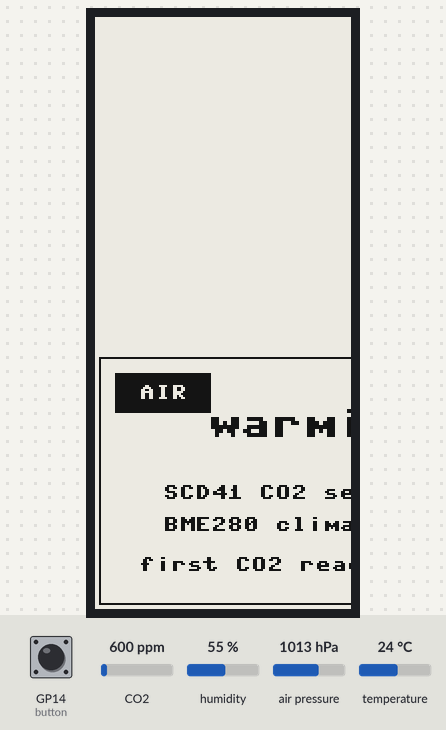
A program run on a simulated Raspberry Pi Pico running MicroPython. On the bench: 128×296 one-colour display. The inputs (shaded band) are chosen by the test bench; at power-on: GP14 (button) HIGH, CO2 600 ppm, humidity 55 %, air pressure 1013 hPa, temperature 24 °C. An e-paper refresh takes a nominal 2 s (0.4 s partial, 12 s with colour); library files of the repository ran but are not shown: epaper_2in9.py; what the program prints to the serial console is not drawn.

Above: at 5.6 s.
At 14.5 s:
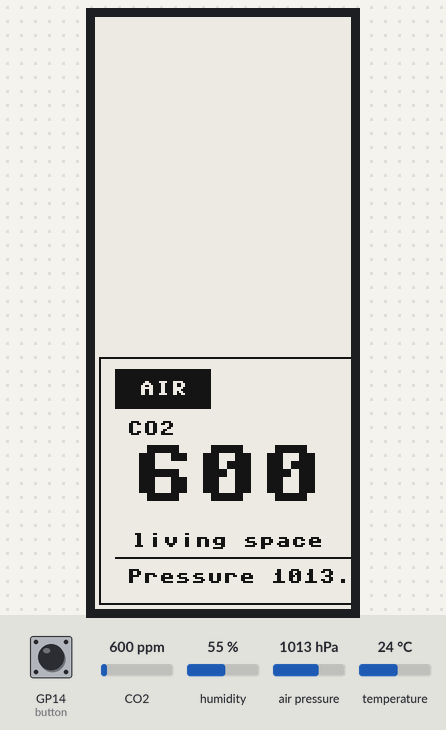
14.6 s: GP14 (button) pulled LOW for 0.15 s
At 18.5 s:
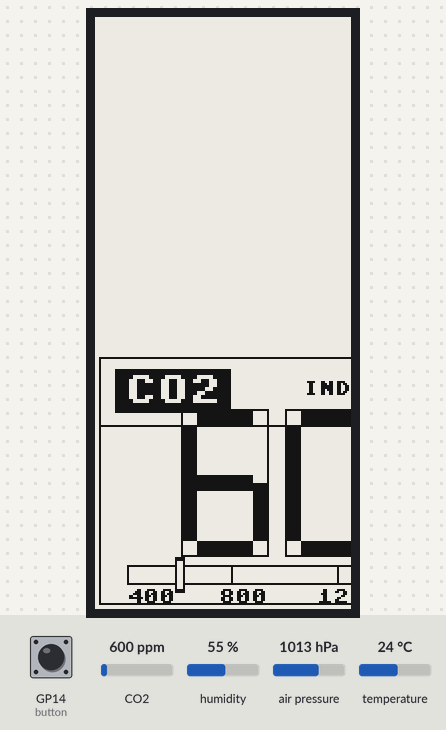
19.4 s: CO2 set to 452 ppm
At 25.5 s:
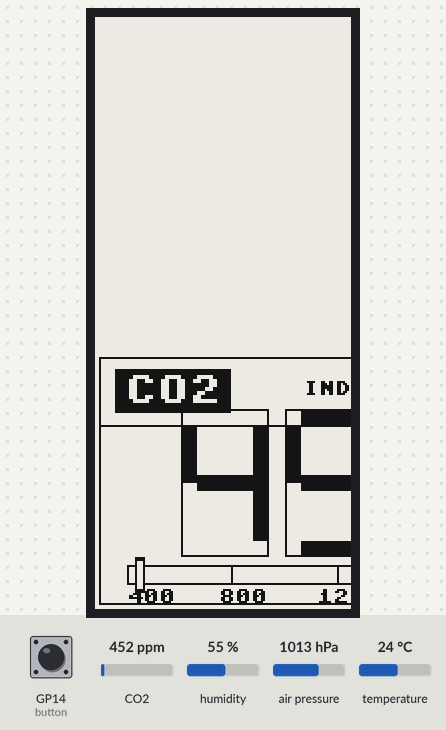
Timing chart, 0 to 27.0 s (numbered marks = the images above; inputs shaded):
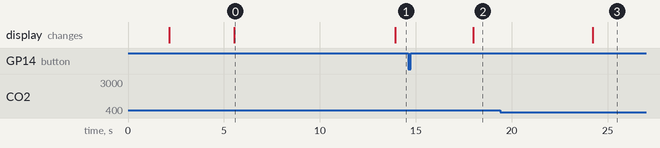

Measured:
- after the input at 14.6 s, the display: changes after 3.4 s (image 2)
- after the input at 19.4 s, the display: changes after 4.8 s (image 3)
- what the display in image 0 shows lasts 8.4 s, from 5.5 s to 13.9 s

The program:

co2_display_march31_functionally_really_good.py
```python
# CO2 Display  -  Pi Pico W v1
# Hardware: SCD41 (I2C0) + BME280 (I2C0) + Waveshare 2.9" e-Paper V2 (SPI1)
#
# Wiring:
#   SCD41   SDA -> GP4 | SCL -> GP5 | VDD -> 3V3 | GND -> GND
#   BME280  SDA -> GP4 | SCL -> GP5 | VDD -> 3V3 | GND -> GND
#   e-Paper DIN -> GP11 | CLK -> GP10 | CS -> GP9 | DC -> GP8
#           RST -> GP12 | BUSY -> GP13
#   Button  one side -> GP14, other side -> GND
#
# Notes:
#   - BME280 I2C breakouts commonly use address 0x76 or 0x77. This script
#     probes both.
#   - The button uses the Pico's internal pull-up, so it reads as pressed when
#     GP14 is connected to GND.

from machine import I2C, Pin
import framebuf
import time
from epaper_2in9 import EPD_2in9_Landscape


# -- Bus and sensor constants -------------------------------------------------
I2C_SDA = 4
I2C_SCL = 5

SCD41_ADDR = 0x62
SCD41_CMD_START = b"\x21\xb1"
SCD41_CMD_READY = b"\xe4\xb8"
SCD41_CMD_READ = b"\xec\x05"

BME280_CHIP_ID = 0x60
BME280_ADDRS = (0x76, 0x77)

POLL_SEC = 5
FULL_REFRESH_EVERY = 12
UI_POLL_MS = 100
BUTTON_PIN = 14
BUTTON_DEBOUNCE_MS = 250

DISPLAY_WIDTH = 296
DISPLAY_HEIGHT = 128
WHITE = 0xFF
BLACK = 0x00

TEMP_UNIT = "F"
SCREEN_SEQUENCE = ("dashboard", "co2")
DEFAULT_SCREEN_INDEX = 0

SEGMENTS = {
    "0": ("a", "b", "c", "d", "e", "f"),
    "1": ("b", "c"),
    "2": ("a", "b", "g", "e", "d"),
    "3": ("a", "b", "g", "c", "d"),
    "4": ("f", "g", "b", "c"),
    "5": ("a", "f", "g", "c", "d"),
    "6": ("a", "f", "g", "e", "c", "d"),
    "7": ("a", "b", "c"),
    "8": ("a", "b", "c", "d", "e", "f", "g"),
    "9": ("a", "b", "c", "d", "f", "g"),
}


# -- SCD41 helpers ------------------------------------------------------------
def scd41_start(i2c):
    i2c.writeto(SCD41_ADDR, SCD41_CMD_START)


def scd41_is_ready(i2c):
    i2c.writeto(SCD41_ADDR, SCD41_CMD_READY)
    time.sleep_ms(1)
    raw = i2c.readfrom(SCD41_ADDR, 3)
    return bool((raw[0] << 8 | raw[1]) & 0x07FF)


def scd41_read_co2(i2c):
    """Return CO2 ppm when a fresh reading is available, else None."""
    if not scd41_is_ready(i2c):
        return None
    i2c.writeto(SCD41_ADDR, SCD41_CMD_READ)
    time.sleep_ms(1)
    raw = i2c.readfrom(SCD41_ADDR, 9)
    return (raw[0] << 8) | raw[1]


# -- BME280 helpers -----------------------------------------------------------
def _u16_le(buf, index):
    return buf[index] | (buf[index + 1] << 8)


def _s16_le(buf, index):
    value = _u16_le(buf, index)
    return value - 65536 if value > 32767 else value


def _s16(value):
    return value - 65536 if value > 32767 else value


def _s12(value):
    return value - 4096 if value & 0x800 else value


class BME280:
    def __init__(self, i2c, address):
        self.i2c = i2c
        self.address = address
        self.t_fine = 0
        self._read_calibration()
        self._configure()

    def _write8(self, register, value):
        self.i2c.writeto_mem(self.address, register, bytes((value,)))

    def _read(self, register, length):
        return self.i2c.readfrom_mem(self.address, register, length)

    def _read_calibration(self):
        calib1 = self._read(0x88, 24)
        calib2 = self._read(0xA1, 1)
        calib3 = self._read(0xE1, 7)

        self.dig_T1 = _u16_le(calib1, 0)
        self.dig_T2 = _s16_le(calib1, 2)
        self.dig_T3 = _s16_le(calib1, 4)

        self.dig_P1 = _u16_le(calib1, 6)
        self.dig_P2 = _s16_le(calib1, 8)
        self.dig_P3 = _s16_le(calib1, 10)
        self.dig_P4 = _s16_le(calib1, 12)
        self.dig_P5 = _s16_le(calib1, 14)
        self.dig_P6 = _s16_le(calib1, 16)
        self.dig_P7 = _s16_le(calib1, 18)
        self.dig_P8 = _s16_le(calib1, 20)
        self.dig_P9 = _s16_le(calib1, 22)

        self.dig_H1 = calib2[0]
        self.dig_H2 = _s16_le(calib3, 0)
        self.dig_H3 = calib3[2]
        self.dig_H4 = _s12((calib3[3] << 4) | (calib3[4] & 0x0F))
        self.dig_H5 = _s12((calib3[5] << 4) | (calib3[4] >> 4))
        self.dig_H6 = calib3[6] - 256 if calib3[6] > 127 else calib3[6]

    def _configure(self):
        self._write8(0xE0, 0xB6)
        time.sleep_ms(5)

        self._write8(0xF2, 0x01)  # humidity oversampling x1
        self._write8(0xF5, 0xA0)  # standby 1000 ms, filter off
        self._write8(0xF4, 0x27)  # temp x1, pressure x1, normal mode
        time.sleep_ms(10)

    def read_measurements(self):
        raw = self._read(0xF7, 8)

        adc_p = (raw[0] << 12) | (raw[1] << 4) | (raw[2] >> 4)
        adc_t = (raw[3] << 12) | (raw[4] << 4) | (raw[5] >> 4)
        adc_h = (raw[6] << 8) | raw[7]

        var1 = (((adc_t >> 3) - (self.dig_T1 << 1)) * self.dig_T2) >> 11
        var2 = (((((adc_t >> 4) - self.dig_T1) * ((adc_t >> 4) - self.dig_T1)) >> 12) * self.dig_T3) >> 14
        self.t_fine = var1 + var2
        temp_c = ((self.t_fine * 5 + 128) >> 8) / 100.0

        var1 = self.t_fine - 128000
        var2 = var1 * var1 * self.dig_P6
        var2 = var2 + ((var1 * self.dig_P5) << 17)
        var2 = var2 + (self.dig_P4 << 35)
        var1 = ((var1 * var1 * self.dig_P3) >> 8) + ((var1 * self.dig_P2) << 12)
        var1 = (((1 << 47) + var1) * self.dig_P1) >> 33

        pressure_hpa = None
        if var1 != 0:
            pressure = 1048576 - adc_p
            pressure = (((pressure << 31) - var2) * 3125) // var1
            var1 = (self.dig_P9 * (pressure >> 13) * (pressure >> 13)) >> 25
            var2 = (self.dig_P8 * pressure) >> 19
            pressure = ((pressure + var1 + var2) >> 8) + (self.dig_P7 << 4)
            pressure_hpa = (pressure / 256.0) / 100.0

        humidity = self.t_fine - 76800
        humidity = (((((adc_h << 14) - (self.dig_H4 << 20) - (self.dig_H5 * humidity)) + 16384) >> 15) *
                    (((((((humidity * self.dig_H6) >> 10) * (((humidity * self.dig_H3) >> 11) + 32768)) >> 10) +
                       2097152) * self.dig_H2 + 8192) >> 14))
        humidity = humidity - (((((humidity >> 15) * (humidity >> 15)) >> 7) * self.dig_H1) >> 4)
        if humidity < 0:
            humidity = 0
        if humidity > 419430400:
            humidity = 419430400
        humidity_q10 = humidity >> 12
        humidity_raw = humidity_q10 / 1024.0
        humidity = humidity_raw
        if humidity > 100.0:
            humidity = 100.0

        return {
            "temp_c": temp_c,
            "humidity": humidity,
            "pressure_hpa": pressure_hpa,
        }


def init_bme280(i2c):
    for address in BME280_ADDRS:
        try:
            chip_id = i2c.readfrom_mem(address, 0xD0, 1)[0]
        except OSError:
            continue
        if chip_id == BME280_CHIP_ID:
            return BME280(i2c, address)
    return None


# -- Formatting helpers -------------------------------------------------------
def text_size(text, scale):
    return len(text) * 8 * scale, 8 * scale


def draw_text_scaled(epd, text, x, y, scale=1, color=BLACK):
    if scale <= 1:
        epd.text(text, x, y, color)
        return

    width = len(text) * 8
    row_bytes = (width + 7) // 8
    buf = bytearray(row_bytes * 8)
    glyphs = framebuf.FrameBuffer(buf, width, 8, framebuf.MONO_HLSB)
    glyphs.fill(0)
    glyphs.text(text, 0, 0, 1)

    for px in range(width):
        for py in range(8):
            if glyphs.pixel(px, py):
                epd.fill_rect(x + px * scale, y + py * scale, scale, scale, color)


def draw_text_centered(epd, text, x, y, w, h, scale=1, color=BLACK):
    text_w, text_h = text_size(text, scale)
    draw_x = x + max(0, (w - text_w) // 2)
    draw_y = y + max(0, (h - text_h) // 2)
    draw_text_scaled(epd, text, draw_x, draw_y, scale=scale, color=color)


def draw_badge(epd, text, x, y, w, h):
    epd.fill_rect(x, y, w, h, BLACK)
    epd.rect(x, y, w, h, BLACK)
    scale = 2 if len(text) <= 3 and w >= len(text) * 16 + 8 else 1
    draw_text_centered(epd, text, x, y, w, h, scale=scale, color=WHITE)


def format_temp(temp_c):
    if temp_c is None:
        return "--.-", TEMP_UNIT

    value = temp_c
    if TEMP_UNIT == "F":
        value = temp_c * 9.0 / 5.0 + 32.0
    return "{:.1f}".format(value), TEMP_UNIT


def format_humidity(humidity):
    if humidity is None:
        return "--", "%"
    return "{:.0f}".format(humidity), "%"


def format_pressure(pressure_hpa):
    if pressure_hpa is None:
        return "--.- hPa"
    return "{:.1f} hPa".format(pressure_hpa)


def format_co2(co2_ppm):
    if co2_ppm is None:
        return "----"
    return str(int(co2_ppm))


def classify_co2(co2_ppm):
    if co2_ppm is None:
        return "WAIT"
    if co2_ppm <= 800:
        return "FRESH"
    if co2_ppm <= 1200:
        return "OK"
    if co2_ppm <= 2000:
        return "STALE"
    return "HIGH"


def snapshot_for_screen(measurements, screen_name):
    temp_value, temp_unit = format_temp(measurements["temp_c"])
    hum_value, hum_unit = format_humidity(measurements["humidity"])
    pressure = format_pressure(measurements["pressure_hpa"])
    return (
        screen_name,
        format_co2(measurements["co2"]),
        classify_co2(measurements["co2"]),
        temp_value,
        temp_unit,
        hum_value,
        hum_unit,
        pressure,
        measurements["bme_ok"],
    )


# -- CO2 full-screen display helpers -----------------------------------------
def draw_segment(epd, x, y, w, h):
    if w > 0 and h > 0:
        epd.fill_rect(x, y, w, h, BLACK)


def draw_digit(epd, digit, x, y, w=44, h=74, thickness=8):
    if digit not in SEGMENTS:
        return

    mid_y = y + h // 2 - thickness // 2
    half_h = h // 2
    vertical_h = half_h - thickness

    segments = {
        "a": (x + thickness, y, w - 2 * thickness, thickness),
        "b": (x + w - thickness, y + thickness, thickness, vertical_h),
        "c": (x + w - thickness, y + half_h, thickness, vertical_h),
        "d": (x + thickness, y + h - thickness, w - 2 * thickness, thickness),
        "e": (x, y + half_h, thickness, vertical_h),
        "f": (x, y + thickness, thickness, vertical_h),
        "g": (x + thickness, mid_y, w - 2 * thickness, thickness),
    }

    epd.rect(x, y, w, h, BLACK)
    for name in SEGMENTS[digit]:
        draw_segment(epd, *segments[name])


def draw_co2_scale(epd, co2_ppm):
    x = 16
    y = 106
    w = 264
    h = 10
    min_ppm = 400
    max_ppm = 2400

    epd.rect(x, y, w, h, BLACK)

    for stop in (800, 1200, 2000):
        stop_x = x + ((stop - min_ppm) * (w - 1)) // (max_ppm - min_ppm)
        epd.vline(stop_x, y, h, BLACK)

    pointer_ppm = min(max(co2_ppm, min_ppm), max_ppm)
    pointer_x = x + ((pointer_ppm - min_ppm) * (w - 1)) // (max_ppm - min_ppm)
    epd.fill_rect(pointer_x - 2, y - 4, 5, h + 8, BLACK)
    epd.fill_rect(pointer_x - 1, y - 2, 3, h + 4, WHITE)

    epd.text("400", x, 118, BLACK)
    epd.text("800", x + 46, 118, BLACK)
    epd.text("1200", x + 95, 118, BLACK)
    epd.text("2000+", x + 204, 118, BLACK)


def draw_co2_full(epd, measurements):
    co2_ppm = measurements["co2"]
    epd.fill(WHITE)
    epd.rect(2, 2, DISPLAY_WIDTH - 4, DISPLAY_HEIGHT - 4, BLACK)
    epd.hline(2, 36, DISPLAY_WIDTH - 4, BLACK)

    draw_badge(epd, "CO2", 10, 8, 58, 22)
    epd.text("INDOOR AIR", 104, 14, BLACK)
    draw_badge(epd, classify_co2(co2_ppm), 220, 8, 66, 22)

    value = format_co2(co2_ppm)
    digit_w = 44
    digit_h = 74
    gap = 8
    digits_area_x = 12
    digits_area_w = 210
    total_w = len(value) * digit_w + max(0, len(value) - 1) * gap
    start_x = digits_area_x + max(0, (digits_area_w - total_w) // 2)
    start_y = 28

    for index, digit in enumerate(value):
        draw_digit(epd, digit, start_x + index * (digit_w + gap), start_y, digit_w, digit_h, 8)

    epd.rect(232, 54, 48, 24, BLACK)
    draw_text_scaled(epd, "ppm", 240, 58, scale=2, color=BLACK)
    draw_co2_scale(epd, co2_ppm)


# -- Dashboard helpers --------------------------------------------------------
def draw_metric_card(epd, title, value, unit, x, y, w, h):
    epd.rect(x, y, w, h, BLACK)
    epd.text(title, x + 6, y + 5, BLACK)

    value_scale = 2
    value_w, value_h = text_size(value, value_scale)
    unit_w, unit_h = text_size(unit, 1)
    total_w = value_w + 4 + unit_w
    start_x = x + max(6, (w - total_w) // 2)
    value_y = y + h - value_h - 7
    unit_y = y + h - unit_h - 8

    draw_text_scaled(epd, value, start_x, value_y, scale=value_scale, color=BLACK)
    epd.text(unit, start_x + value_w + 4, unit_y, BLACK)


def draw_dashboard(epd, measurements):
    co2_text = format_co2(measurements["co2"])
    temp_value, temp_unit = format_temp(measurements["temp_c"])
    hum_value, hum_unit = format_humidity(measurements["humidity"])

    epd.fill(WHITE)
    epd.rect(2, 2, DISPLAY_WIDTH - 4, DISPLAY_HEIGHT - 4, BLACK)
    draw_badge(epd, "AIR", 10, 8, 48, 20)
    draw_badge(epd, classify_co2(measurements["co2"]), 222, 8, 64, 20)

    epd.text("CO2", 16, 34, BLACK)
    epd.text("ppm", 147, 34, BLACK)

    draw_text_scaled(epd, co2_text, 18, 46, scale=4, color=BLACK)
    epd.text("living space", 18, 90, BLACK)

    draw_metric_card(epd, "TEMP", temp_value, temp_unit, 194, 30, 92, 40)
    draw_metric_card(epd, "HUMID", hum_value, hum_unit, 194, 74, 92, 40)

    epd.hline(10, 102, 170, BLACK)
    if measurements["bme_ok"]:
        epd.text("Pressure", 16, 108, BLACK)
        epd.text(format_pressure(measurements["pressure_hpa"]), 88, 108, BLACK)
    else:
        epd.text("BME280 not detected yet", 16, 108, BLACK)


def draw_startup(epd, bme_ok):
    epd.fill(WHITE)
    epd.rect(2, 2, DISPLAY_WIDTH - 4, DISPLAY_HEIGHT - 4, BLACK)
    draw_badge(epd, "AIR", 10, 10, 48, 20)
    draw_text_scaled(epd, "warming up", 56, 28, scale=2, color=BLACK)
    epd.text("SCD41 CO2 sensor starting", 34, 66, BLACK)
    if bme_ok:
        epd.text("BME280 climate sensor ready", 34, 82, BLACK)
    else:
        epd.text("BME280 climate sensor pending", 24, 82, BLACK)
    epd.text("first CO2 reading in about 5 seconds", 22, 102, BLACK)
    epd.display_Base(epd.buffer)


def render_screen(epd, measurements, screen_name, full_refresh=False):
    if screen_name == "co2":
        draw_co2_full(epd, measurements)
    else:
        draw_dashboard(epd, measurements)

    if full_refresh:
        epd.display_Base(epd.buffer)
    else:
        epd.display_Partial(epd.buffer)


def button_was_pressed(button, last_button_state, last_press_ms, now_ms):
    current_state = button.value()
    pressed = False

    if last_button_state == 1 and current_state == 0:
        if time.ticks_diff(now_ms, last_press_ms) >= BUTTON_DEBOUNCE_MS:
            pressed = True
            last_press_ms = now_ms

    return pressed, current_state, last_press_ms


# -- Main ---------------------------------------------------------------------
def main():
    i2c = I2C(0, sda=Pin(I2C_SDA), scl=Pin(I2C_SCL), freq=100_000)
    button = Pin(BUTTON_PIN, Pin.IN, Pin.PULL_UP)
    epd = EPD_2in9_Landscape()
    epd.Clear(WHITE)

    scd41_start(i2c)
    bme280 = init_bme280(i2c)

    if bme280 is None:
        print("BME280 not detected on 0x76 or 0x77")
    else:
        print("BME280 detected at 0x{:02X}".format(bme280.address))

    draw_startup(epd, bme280 is not None)
    print("Waiting for first SCD41 reading (~5 s)...")
    time.sleep(5)

    active_screen_index = DEFAULT_SCREEN_INDEX
    last_snapshot = None
    last_co2 = None
    updates_since_full = 0
    force_full_refresh = False
    last_button_state = button.value()
    last_press_ms = time.ticks_ms()
    next_sample_ms = time.ticks_ms()
    measurements = {
        "co2": None,
        "temp_c": None,
        "humidity": None,
        "pressure_hpa": None,
        "bme_ok": bme280 is not None,
    }

    while True:
        now_ms = time.ticks_ms()

        pressed, last_button_state, last_press_ms = button_was_pressed(
            button,
            last_button_state,
            last_press_ms,
            now_ms,
        )
        if pressed:
            active_screen_index = (active_screen_index + 1) % len(SCREEN_SEQUENCE)
            force_full_refresh = True
            print("Screen: {}".format(SCREEN_SEQUENCE[active_screen_index]))

        if time.ticks_diff(now_ms, next_sample_ms) >= 0:
            co2 = scd41_read_co2(i2c)
            if co2 is not None:
                last_co2 = co2
                print("CO2: {} ppm".format(co2))

            climate = {"temp_c": None, "humidity": None, "pressure_hpa": None}
            bme_ok = False

            if bme280 is None:
                bme280 = init_bme280(i2c)
                if bme280 is not None:
                    print("BME280 detected at 0x{:02X}".format(bme280.address))

            if bme280 is not None:
                try:
                    climate = bme280.read_measurements()
                    bme_ok = True
                except OSError:
                    print("BME280 read failed, will retry")
                    bme280 = None

            measurements = {
                "co2": last_co2,
                "temp_c": climate["temp_c"],
                "humidity": climate["humidity"],
                "pressure_hpa": climate["pressure_hpa"],
                "bme_ok": bme_ok,
            }
            next_sample_ms = time.ticks_add(now_ms, POLL_SEC * 1000)

        if measurements["co2"] is not None:
            screen_name = SCREEN_SEQUENCE[active_screen_index]
            snapshot = snapshot_for_screen(measurements, screen_name)
            if force_full_refresh or snapshot != last_snapshot:
                full_refresh = force_full_refresh or last_snapshot is None or updates_since_full >= FULL_REFRESH_EVERY
                render_screen(epd, measurements, screen_name, full_refresh=full_refresh)
                last_snapshot = snapshot
                updates_since_full = 0 if full_refresh else updates_since_full + 1
                force_full_refresh = False

        time.sleep_ms(UI_POLL_MS)


main()
```
